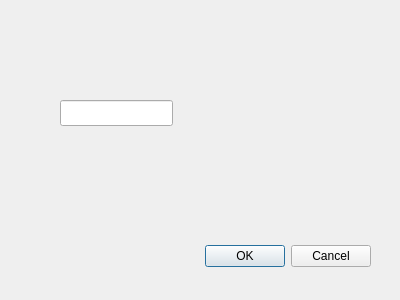
<?xml version="1.0" encoding="UTF-8"?>
<ui version="4.0">
 <class>Dialog</class>
 <widget class="QDialog" name="Dialog">
  <property name="geometry">
   <rect>
    <x>0</x>
    <y>0</y>
    <width>400</width>
    <height>300</height>
   </rect>
  </property>
  <property name="windowTitle">
   <string>Dialog</string>
  </property>
  <widget class="QDialogButtonBox" name="buttonBox">
   <property name="geometry">
    <rect>
     <x>30</x>
     <y>240</y>
     <width>341</width>
     <height>32</height>
    </rect>
   </property>
   <property name="orientation">
    <enum>Qt::Horizontal</enum>
   </property>
   <property name="standardButtons">
    <set>QDialogButtonBox::Cancel|QDialogButtonBox::Ok</set>
   </property>
  </widget>
  <widget class="QLineEdit" name="lineEdit">
   <property name="geometry">
    <rect>
     <x>60</x>
     <y>100</y>
     <width>113</width>
     <height>26</height>
    </rect>
   </property>
  </widget>
 </widget>
 <resources/>
 <connections>
  <connection>
   <sender>buttonBox</sender>
   <signal>accepted()</signal>
   <receiver>Dialog</receiver>
   <slot>accept()</slot>
   <hints>
    <hint type="sourcelabel">
     <x>248</x>
     <y>254</y>
    </hint>
    <hint type="destinationlabel">
     <x>157</x>
     <y>274</y>
    </hint>
   </hints>
  </connection>
  <connection>
   <sender>buttonBox</sender>
   <signal>rejected()</signal>
   <receiver>Dialog</receiver>
   <slot>reject()</slot>
   <hints>
    <hint type="sourcelabel">
     <x>316</x>
     <y>260</y>
    </hint>
    <hint type="destinationlabel">
     <x>286</x>
     <y>274</y>
    </hint>
   </hints>
  </connection>
 </connections>
</ui>
